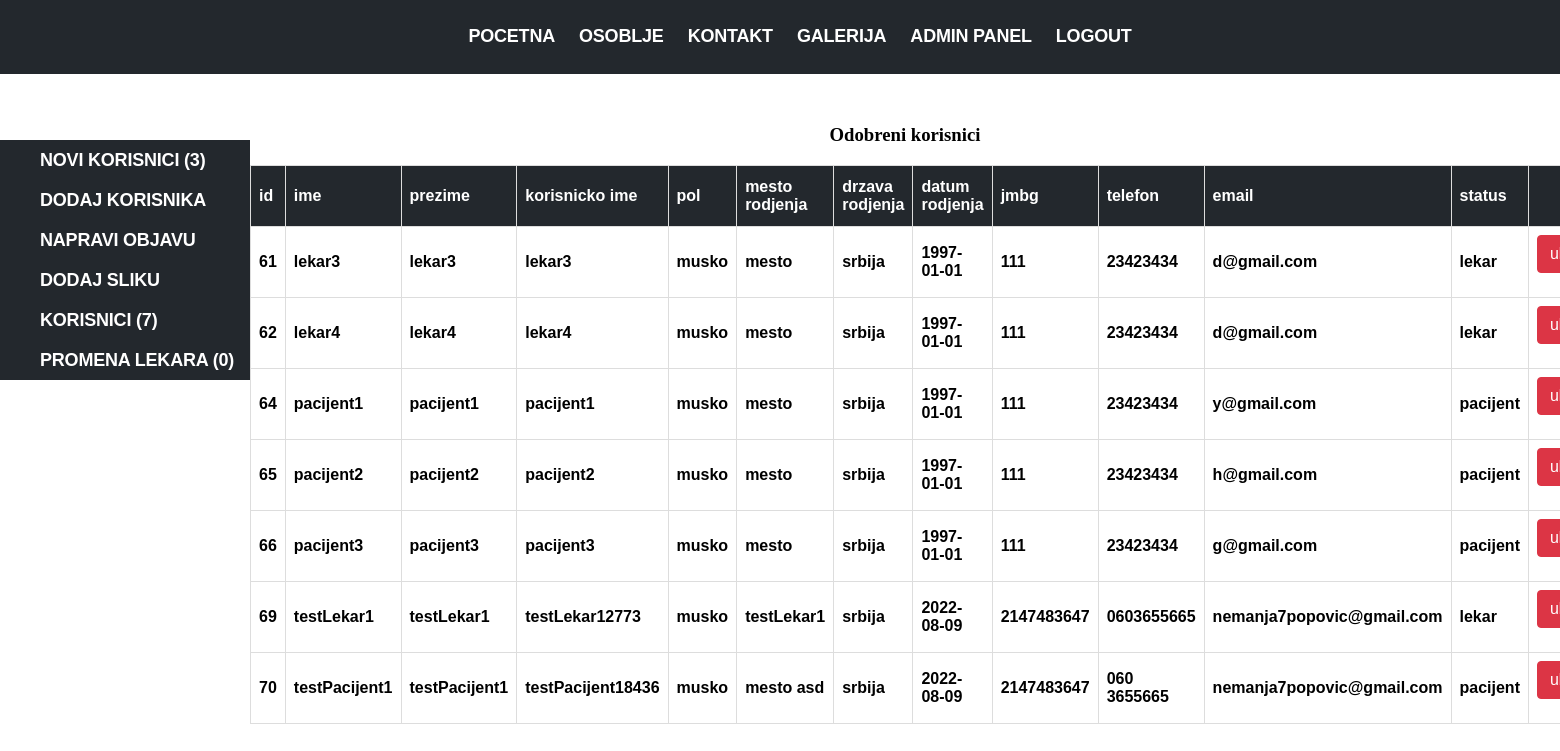
Page /admin.php?korisnici (signed in) on the committed database.
### tables this page shows
CREATE TABLE `korisnik` (
  `id` int(11) NOT NULL,
  `ime` varchar(30) NOT NULL,
  `prezime` varchar(30) NOT NULL,
  `korime` varchar(30) NOT NULL,
  `lozinka` varchar(30) NOT NULL,
  `pol` enum('musko','zensko') NOT NULL,
  `mesto_rodjenja` varchar(30) NOT NULL,
  `drzava_rodjenja` varchar(30) NOT NULL,
  `datum_rodjenja` date NOT NULL,
  `jmbg` int(13) NOT NULL,
  `telefon` varchar(20) NOT NULL,
  `email` varchar(50) NOT NULL,
  `slika` varchar(30) NOT NULL,
  `status` enum('pacijent','lekar','admin') NOT NULL,
  `status_odobrenja` enum('cekanje','odobren') NOT NULL
);

### assets/php/funkcije.php (called while the page is built, shortened)
<?php
function konekcija(){
    $servername = "localhost";
    $username = "root";
    $password = "";
    $dbname = "medicinska_ustanova";
    $conn = new mysqli($servername, $username, $password, $dbname);
    return $conn;
}
function get($sql){
    $conn = konekcija();
    $result = $conn->query($sql);
    return $result;
}
?>

### admin.php (the view, shortened to what this page needs)
<?php
include_once("assets/php/funkcije.php");
?>
<html>
<head>
    <link rel="stylesheet" href="assets/css/style.css">
</head>
<body>
<div class="navigacija">
    <?php include_once("assets/php/navigacija.php"); ?>
</div>
<div class="admin">
    <div class="left">
        <ul>
            <li>
                <?php
                    $broj = get("SELECT count(*) AS broj FROM korisnik WHERE status_odobrenja='cekanje'")->fetch_assoc();
                ?>
                <a href="?noviKorisnici">Novi korisnici (<?php echo $broj["broj"]; ?>)</a>
            </li>
            <li><a href="?dodaj_korisnika">dodaj korisnika</a></li>
            <li>
                <a href="?objava">napravi objavu</a>
            </li>
            <li>
                <a href="?slika">dodaj sliku</a>
            </li>
            <li>
                <?php
                    $broj = get("SELECT count(*) AS broj FROM korisnik WHERE status_odobrenja='odobren' AND status!='admin'")->fetch_assoc();
                ?>
                <a href="?korisnici">korisnici (<?php echo $broj["broj"]; ?>)</a>
            </li>
            <li>
                <?php
                $broj = get("SELECT count(*) AS broj FROM promena_lekara")->fetch_assoc();
                ?>
                <li><a href="?promena_lekara">promena lekara (<?php echo $broj["broj"]; ?>)</a></li>
            </li>
        </ul>
    </div>
    <div class="right text-center">
            <?php
        if(isset($_GET["korisnici"])){
            $korisnici = get("SELECT * FROM korisnik WHERE status_odobrenja='odobren' AND status!='admin'");
            ?>
            <h3 class="d-block">Odobreni korisnici</h3>
            <table>
                <tr>
                    <th><b>id</b></th>
                    <th><b>ime</b></th>
                    <th><b>prezime</b></th>
                    <th><b>korisnicko ime</b></th>
                    <th><b>pol</b></th>
                    <th><b>mesto rodjenja</b></th>
                    <th><b>drzava rodjenja</b></th>
                    <th><b>datum rodjenja</b></th>
                    <th><b>jmbg</b></th>
                    <th><b>telefon</b></th>
                    <th><b>email</b></th>
                    <th><b>status</b></th>
                    <th></th>
                </tr>
                <?php
                while ($korisnik = $korisnici->fetch_assoc()){
                    ?>
                    <tr>
                    <tr>
                        <td><b><?php echo $korisnik["id"]; ?></b></td>
                        <td><b><?php echo $korisnik["ime"]; ?></b></td>
                        <td><b><?php echo $korisnik["prezime"]; ?></b></td>
                        <td><b><?php echo $korisnik["korime"]; ?></b></td>
                        <td><b><?php echo $korisnik["pol"]; ?></b></td>
                        <td><b><?php echo $korisnik["mesto_rodjenja"]; ?></b></td>
                        <td><b><?php echo $korisnik["drzava_rodjenja"]; ?></b></td>
                        <td><b><?php echo $korisnik["datum_rodjenja"]; ?></b></td>
                        <td><b><?php echo $korisnik["jmbg"]; ?></b></td>
                        <td><b><?php echo $korisnik["telefon"]; ?></b></td>
                        <td><b><?php echo $korisnik["email"]; ?></b></td>
                        <td><b><?php echo $korisnik["status"]; ?></b></td>
                        <td>
                            <form action="admin.php?korisnici" method="post">
                                <button class="btn btn-danger ukloni_odobren" type="submit" name="ukloni" value="<?php echo $korisnik["id"]; ?>">
                                    ukloni
                                </button>
                            </form>
                        </td>
                    </tr>
                    </tr>
                    <?php
                }
                ?>
            </table>
            <?php
        }
                ?>
    </div>
</div>
</body>
</html>

### assets/css/style.css (style rules this page uses)
body { margin: 0; }
.btn { display: inline-block; font-weight: 400; line-height: 1.5; color: #212529; text-align: center; text-decoration: none; vertical-align: middle; cursor: pointer; -webkit-user-select: none; -moz-user-select: none; user-select: none; background-color: transparent; border: 1px solid transparent; padding: 0.375rem 0.75rem; font-size: 1rem; border-radius: 0.25rem; transition: color .15s ease-in-out, background-color .15s ease-in-out, border-color .15s ease-in-out, box-shadow .15s ease-in-out; }
.btn-danger { color: #fff; background-color: #dc3545; border-color: #dc3545; }
.text-center { text-align: center; }
.admin .left { position: fixed; width: 250px; }
.admin .right { margin-left: 250px; }
.admin .left ul { list-style: none; background: #23282d; }
.admin .left ul { min-width: 200px; }
.admin .left ul a { color: #fff !important; text-rendering: optimizeLegibility; font-weight: 700 !important; letter-spacing: -.2px; font-size: 18px; line-height: 40px; transition: 350ms; text-decoration: none; font-family: "Montserrat", sans-serif; text-transform: uppercase; }
.admin table { font-family: Arial, Helvetica, sans-serif; border-collapse: collapse; width: 100%; }
.admin td, .admin th { border: 1px solid #ddd; padding: 8px; }
.admin tr:nth-child(even) { background-color: #f2f2f2; }
.admin th { padding-top: 12px; padding-bottom: 12px; text-align: left; background: #23282d; color: white; }
.d-block { display: block; }

### rows in the picture
korisnik: id "61", ime "lekar3", prezime "lekar3", korime "lekar3", pol "musko", mesto_rodjenja "mesto", drzava_rodjenja "srbija", datum_rodjenja "1997-01-01", jmbg "111", telefon "23423434", email "d@gmail.com", status "lekar"
korisnik: id "62", ime "lekar4", prezime "lekar4", korime "lekar4", pol "musko", mesto_rodjenja "mesto", drzava_rodjenja "srbija", datum_rodjenja "1997-01-01", jmbg "111", telefon "23423434", email "d@gmail.com", status "lekar"
korisnik: id "64", ime "pacijent1", prezime "pacijent1", korime "pacijent1", pol "musko", mesto_rodjenja "mesto", drzava_rodjenja "srbija", datum_rodjenja "1997-01-01", jmbg "111", telefon "23423434", email "y@gmail.com", status "pacijent"
korisnik: id "65", ime "pacijent2", prezime "pacijent2", korime "pacijent2", pol "musko", mesto_rodjenja "mesto", drzava_rodjenja "srbija", datum_rodjenja "1997-01-01", jmbg "111", telefon "23423434", email "h@gmail.com", status "pacijent"
korisnik: id "66", ime "pacijent3", prezime "pacijent3", korime "pacijent3", pol "musko", mesto_rodjenja "mesto", drzava_rodjenja "srbija", datum_rodjenja "1997-01-01", jmbg "111", telefon "23423434", email "g@gmail.com", status "pacijent"
korisnik: id "69", ime "testLekar1", prezime "testLekar1", korime "testLekar12773", pol "musko", mesto_rodjenja "testLekar1", drzava_rodjenja "srbija", datum_rodjenja "2022-08-09", jmbg "2147483647", telefon "0603655665", email "nemanja7popovic@gmail.com", status "lekar"
korisnik: id "70", ime "testPacijent1", prezime "testPacijent1", korime "testPacijent18436", pol "musko", mesto_rodjenja "mesto asd", drzava_rodjenja "srbija", datum_rodjenja "2022-08-09", jmbg "2147483647", telefon "060 3655665", email "nemanja7popovic@gmail.com", status "pacijent"

### other values in the picture
$broj["broj"] "3"
$broj["broj"] "7"
$broj["broj"] "0"
